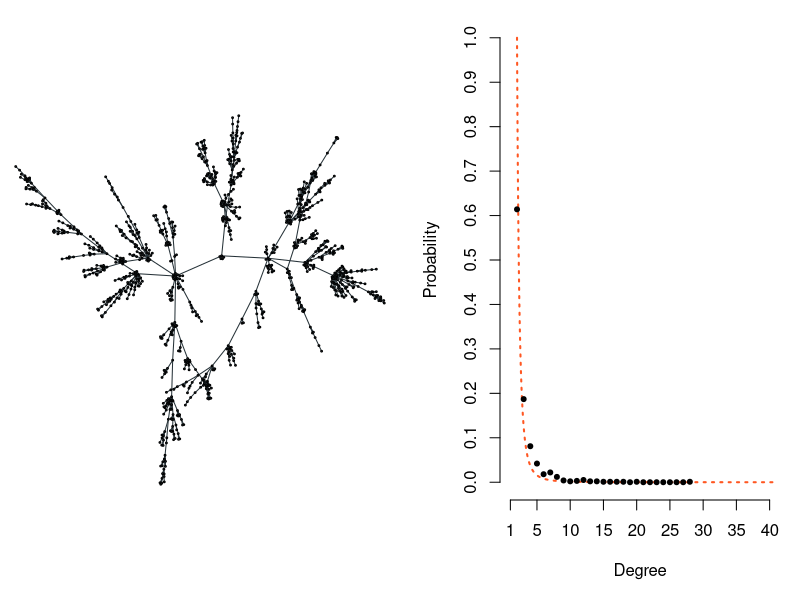

This chart was generated by the following R code:

set.seed(42)

library(igraph)

igraph.options(list(
    vertex.size = 1,
    vertex.color = "#263238",
    vertex.label = NA,
    edge.color = "#263238"
))

G <- barabasi.game(1000, directed = FALSE)
G$layout <- layout.fruchterman.reingold(G)

pdf("degree_dist.pdf", width = 14, height = 7)
par(mfrow = c(1, 2))

par(mar = rep(0, 4))
plot(G)

par(mar = c(5, 5, 1, 1))
x <- seq(1, 40, 0.01)
dd <- degree.distribution(G)
plot(x + 1, x**-3, type = "l", lty = 3, lwd = 2, col = "#FF5722",
     xlim = range(x), ylim = c(0, 1), axes=FALSE,
     xlab = "Degree", ylab = "Probability")
points(2:length(dd), dd[-1], pch = 20)
axis(1, at = c(1, seq(5, max(x), 5)))
axis(2, at = seq(0, 1, 0.1))

dev.off()

